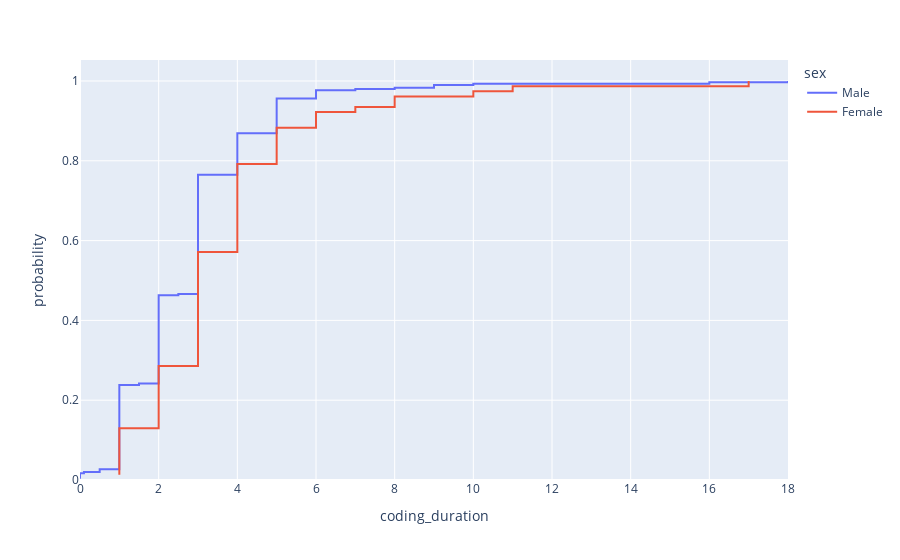

The notebook cell this image was saved under:
### Code cell
fig = px.ecdf(df, x="coding_duration", color="sex")
fig.show()

### Figure 1 — Plotly figure (JSON) as saved in the notebook; plotly's stock layout.template omitted (floating-point values rounded to 4 significant figures; data arrays with more than 128 entries replaced by an {"elided": "..."} marker saying what was removed)
{"data": [{"hovertemplate": "sex=Male<br>coding_duration=%{x}<br>probability=%{y}<extra></extra>", "legendgroup": "Male", "line": {"dash": "solid", "shape": "hv"}, "marker": {"color": "#636efa", "symbol": "circle"}, "mode": "lines", "name": "Male", "orientation": "v", "showlegend": true, "type": "scatter", "x": {"elided": "298 float values"}, "xaxis": "x", "y": {"elided": "298 float values"}, "yaxis": "y"}, {"hovertemplate": "sex=Female<br>coding_duration=%{x}<br>probability=%{y}<extra></extra>", "legendgroup": "Female", "line": {"dash": "solid", "shape": "hv"}, "marker": {"color": "#EF553B", "symbol": "circle"}, "mode": "lines", "name": "Female", "orientation": "v", "showlegend": true, "type": "scatter", "x": [1, 1, 1, 1, 1, 1, 1, 1, 1, 1, 2, 2, 2, 2, 2, 2, 2, 2, 2, 2, 2, 2, 3, 3, 3, 3, 3, 3, 3, 3, 3, 3, 3, 3, 3, 3, 3, 3, 3, 3, 3, 3, 3, 3, 4, 4, 4, 4, 4, 4, 4, 4, 4, 4, 4, 4, 4, 4, 4, 4, 4, 5, 5, 5, 5, 5, 5, 5, 6, 6, 6, 7, 8, 8, 10, 11, 17], "xaxis": "x", "y": [0.01299, 0.02597, 0.03896, 0.05195, 0.06494, 0.07792, 0.09091, 0.1039, 0.1169, 0.1299, 0.1429, 0.1558, 0.1688, 0.1818, 0.1948, 0.2078, 0.2208, 0.2338, 0.2468, 0.2597, 0.2727, 0.2857, 0.2987, 0.3117, 0.3247, 0.3377, 0.3506, 0.3636, 0.3766, 0.3896, 0.4026, 0.4156, 0.4286, 0.4416, 0.4545, 0.4675, 0.4805, 0.4935, 0.5065, 0.5195, 0.5325, 0.5455, 0.5584, 0.5714, 0.5844, 0.5974, 0.6104, 0.6234, 0.6364, 0.6494, 0.6623, 0.6753, 0.6883, 0.7013, 0.7143, 0.7273, 0.7403, 0.7532, 0.7662, 0.7792, 0.7922, 0.8052, 0.8182, 0.8312, 0.8442, 0.8571, 0.8701, 0.8831, 0.8961, 0.9091, 0.9221, 0.9351, 0.9481, 0.961, 0.974, 0.987, 1], "yaxis": "y"}], "layout": {"legend": {"title": {"text": "sex"}, "tracegroupgap": 0}, "margin": {"t": 60}, "xaxis": {"anchor": "y", "domain": [0, 1], "title": {"text": "coding_duration"}}, "yaxis": {"anchor": "x", "domain": [0, 1], "rangemode": "tozero", "title": {"text": "probability"}}}}
